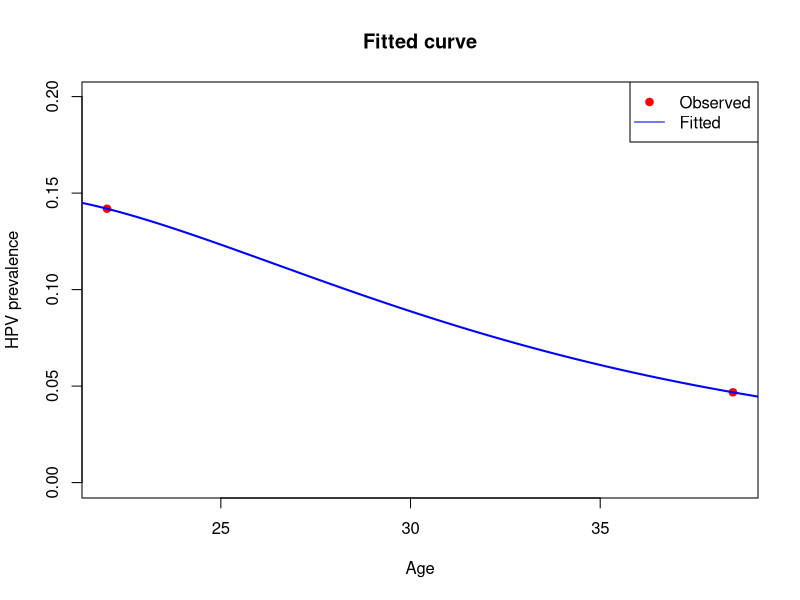

The R script that drew this image:



x <- c(22, 38.5)              
n_total <- c(1043, 1026)      
y_infected <- round(c(148, 48))


x0 <- 12                              
n_power <- 1                         
f_model <- function(x, A, B, C) {
  d <- x - x0
  B + (A * d^n_power - B) * exp(-C * d)
}

neg_log_likelihood <- function(par) {
  A <- par[1]
  B <- par[2]
  C <- par[3]
  
  p <- f_model(x, A, B, C)
  p <- pmax(pmin(p, 1 - 1e-6), 1e-6)  
  
  -sum(y_infected * log(p) + (n_total - y_infected) * log(1 - p))
}

result <- optim(
  par = c(0.01, 0.1, 0.1),       
  fn = neg_log_likelihood,      
  method = "BFGS"
)


curve_x <- seq(14, 40, length.out = 200)
fitted_p <- f_model(curve_x, result$par[1], result$par[2], result$par[3])

plot(x, y_infected / n_total, col = "red", pch = 19,
     ylim = c(0, max(y_infected / n_total, fitted_p) + 0.05),
     xlab = "Age", ylab = "HPV prevalence",
     main = "Fitted curve")
lines(curve_x, fitted_p, col = "blue", lwd = 2)
legend("topright", legend = c("Observed", "Fitted"),
       col = c("red", "blue"), pch = c(19, NA), lty = c(NA, 1))








